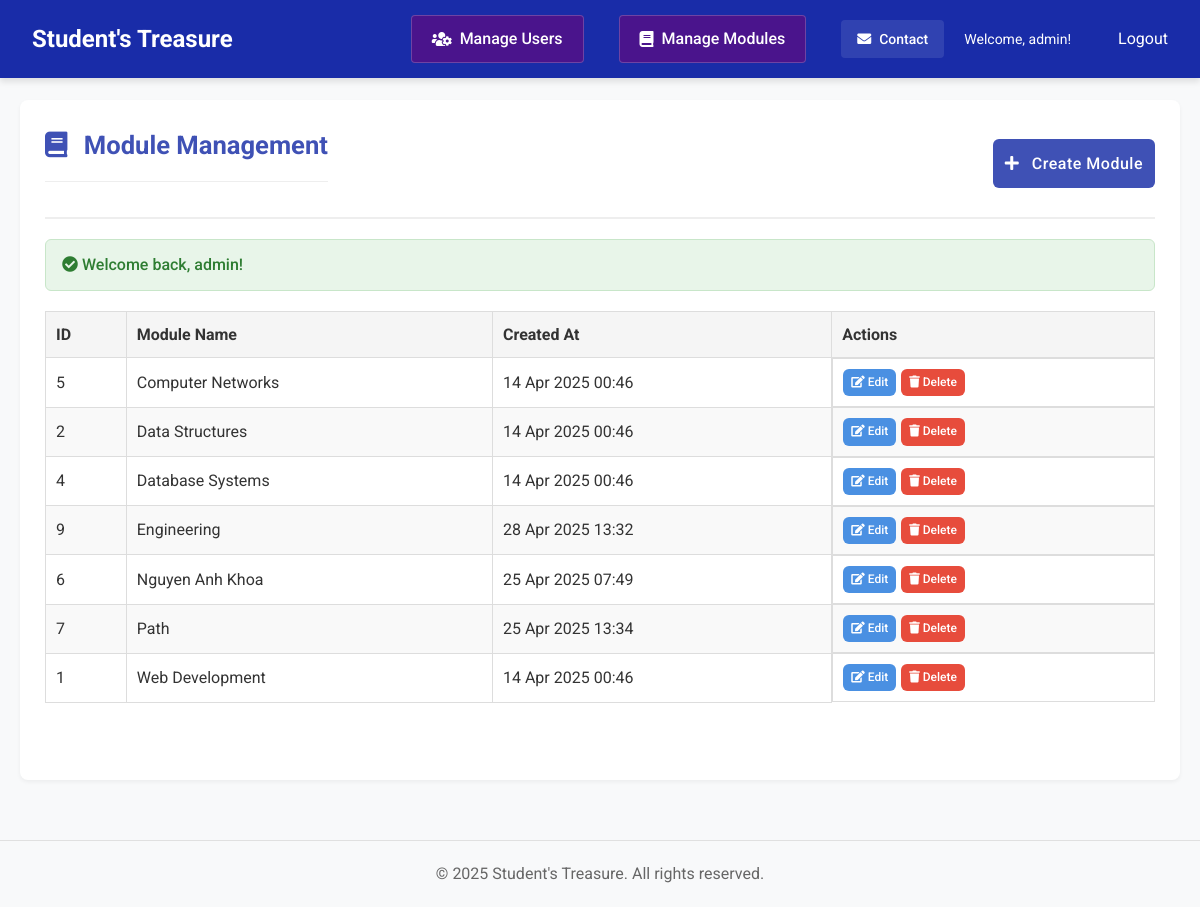
The app's page /index.php?action=modules (signed in) with its own data.
### tables this page shows
CREATE TABLE `modules` (
  `id` int(11) NOT NULL,
  `name` varchar(100) NOT NULL,
  `created_at` timestamp NOT NULL DEFAULT current_timestamp()
);

### app/views/admin/modules.php (called while the page is built, shortened)
<?php
include __DIR__ . '/../includes/header.php';
require_once __DIR__ . '/../../controllers/admin_controller.php';
include __DIR__ . '/../templates/modules_html.php';
include __DIR__ . '/../includes/footer.php'; ?>

### app/models/database_functions.php (called while the page is built, shortened)
<?php
class Module {
    public function getAllModules() {
        $pdo = connectDB();
        $stmt = $pdo->query("SELECT * FROM modules ORDER BY name");
        return $stmt->fetchAll();
    }
}
?>

### app/views/templates/modules_html.php (the view, shortened to what this page needs)
<div class="container main-container">
    <div class="content-area">
        <div class="admin-header">
            <h2 class="page-title"><i class="fas fa-book"></i> Module Management</h2>
            <div class="admin-actions">
                <a href="/Coursework/index.php?action=create_module" class="btn btn-primary">
                    <i class="fas fa-plus"></i> Create Module
                </a>
            </div>
        </div>
        <?php if (isset($_SESSION['success'])): ?>
            <div class="alert success">
                <i class="fas fa-check-circle"></i> <?= htmlspecialchars($_SESSION['success']) ?>
            </div>
        <?php endif; ?>
        <div class="table-responsive">
            <?php if (empty($modules)): ?>
                <div class="alert info"><i class="fas fa-info-circle"></i> No modules found. Create your first module!</div>
            <?php else: ?>
                <table class="data-table">
                    <thead>
                        <tr>
                            <th>ID</th>
                            <th>Module Name</th>
                            <th>Created At</th>
                            <th>Actions</th>
                        </tr>
                    </thead>
                    <tbody>
                        <?php foreach ($modules as $module): ?>
                            <tr>
                                <td><?= $module['id'] ?></td>
                                <td><?= htmlspecialchars($module['name']) ?></td>
                                <td><?= date('d M Y H:i', strtotime($module['created_at'])) ?></td>
                                <td class="action-buttons">
                                    <a href="/Coursework/index.php?action=edit_module&id=<?= $module['id'] ?>" class="btn btn-sm btn-edit">
                                        <i class="fas fa-edit"></i> Edit
                                    </a>
                                    <a href="/Coursework/index.php?action=delete_module&id=<?= $module['id'] ?>"
                                       class="btn btn-sm btn-delete"
                                       onclick="return confirm('Are you sure you want to delete this module? This will only work if no posts are associated with it.')">
                                        <i class="fas fa-trash"></i> Delete
                                    </a>
                                </td>
                            </tr>
                        <?php endforeach; ?>
                    </tbody>
                </table>
            <?php endif; ?>
        </div>
    </div>
</div>

### index.php (shortened to what this page needs)
<?php
include 'app/models/database_functions.php';
$action = $_POST['action'] ?? $_GET['action'] ?? '';
switch ($action) {
    case 'send_contact':
    case 'users':
    case 'create_user':
    case 'edit_user':
    case 'delete_user':
    case 'modules':
    case 'create_module':
    case 'edit_module':
    case 'delete_module':
        include 'app/controllers/admin_controller.php';
        exit;
        break;
}
include __DIR__ . '/app/views/includes/header.php';
?>
<?php include __DIR__ . '/app/views/includes/footer.php';?>

### app/controllers/admin_controller.php (shortened to what this page needs)
<?php
require_once __DIR__ . '/../models/database_functions.php';
class AdminController {
    public function listModules() {
        require_once __DIR__ . '/../models/database_functions.php';
        $moduleModel = new Module();
        $modules = $moduleModel->getAllModules();
        include __DIR__ . '/../views/admin/modules.php';
    }
}
$action = $_POST['action'] ?? $_GET['action'] ?? '';
$adminController = new AdminController();
switch ($action) {
    case 'modules':
        $adminController->listModules();
        break;
}

### app/views/includes/header.php (shortened to what this page needs)
<!DOCTYPE html>
<html lang="en">
<head>
    <link rel="stylesheet" href="/Coursework/assets/css/style.css">
    <link rel="stylesheet" href="https://cdnjs.cloudflare.com/ajax/libs/font-awesome/5.15.3/css/all.min.css">
</head>
<body>
    <header>
        <nav>
            <div class="nav-container">
                <h1>
                    <a style="color:white" href="/Coursework/index.php">Student's Treasure</a>
                </h1>
                <div class="nav-links">
                    <?php if (isset($_SESSION['user_id'])): ?>
                        <?php
                        $isAdmin = (isset($_SESSION['role']) && $_SESSION['role'] === 'admin') ||
                                 (isset($_SESSION['is_admin']) && $_SESSION['is_admin'] === 1);
                        if ($isAdmin):
                        ?>
                            <a href="/Coursework/index.php?action=users" class="nav-admin-btn">
                                <i class="fas fa-users-cog"></i> Manage Users
                            </a>
                            <a href="/Coursework/index.php?action=modules" class="nav-admin-btn">
                                <i class="fas fa-book"></i> Manage Modules
                            </a>
                        <?php endif; ?>
                        <a href="/Coursework/index.php?action=contact" class="nav-contact-btn">
                            <i class="fas fa-envelope"></i> Contact
                        </a>
                        <span class="welcome-message">Welcome, <?php echo htmlspecialchars($_SESSION['username']); ?>!</span>
                        <a href="/Coursework/app/controllers/auth_controller.php?action=logout">Logout</a>
                    <?php else: ?>
                        <a href="/Coursework/app/views/login.php">Login</a>
                        <a href="/Coursework/app/views/register.php">Register</a>
                    <?php endif; ?>
                </div>
            </div>
        </nav>
    </header>
</body>
</html>

### app/views/includes/footer.php
    <footer>
        <div class="container">
            <p>&copy; <?= date('Y') ?> Student's Treasure. All rights reserved.</p>
        </div>
    </footer>
</body>
</html>

### assets/css/style.css (style rules this page uses)
* { margin: 0; padding: 0; box-sizing: border-box; font-family: 'Roboto', 'Arial', sans-serif; }
body { background-color: #f8f9fa; color: #333333; line-height: 1.6; }
.container { width: 100%; max-width: 1200px; margin: 0 auto; padding: 0 15px; }
.main-container { display: flex; margin-top: 80px; min-height: calc(100vh - 80px); gap: 20px; padding: 20px; }
header { background-color: #192ca8; color: white; padding: 15px 0; box-shadow: 0 4px 6px rgba(0, 0, 0, 0.1); position: fixed; width: 100%; top: 0; z-index: 1000; }
.nav-container { display: flex; justify-content: space-between; align-items: center; padding: 0 20px; max-width: 1200px; margin: 0 auto; }
.nav-links { display: flex; gap: 20px; align-items: center; flex-wrap: wrap; }
.nav-contact-btn { display: inline-flex; align-items: center; background: rgba(255, 255, 255, 0.1); color: white; padding: 8px 16px; border-radius: 4px; text-decoration: none; font-size: 14px; font-weight: 500; transition: background-color 0.3s; }
.nav-contact-btn i { margin-right: 8px; font-size: 14px; }
.welcome-message { color: #fff; font-size: 14px; margin-right: 15px; }
a { color: white; padding: 8px 12px; border-radius: 4px; transition: background-color 0.3s; text-decoration: none; }
.content-area { flex: 1; padding: 25px; background-color: white; min-height: calc(100vh - 120px); border-radius: 8px; box-shadow: 0 2px 4px rgba(0, 0, 0, 0.05); }
.alert { padding: 12px 16px; border-radius: 6px; margin-bottom: 20px; font-weight: 500; }
.success { background-color: #e8f5e9; color: #2e7d32; border: 1px solid #c8e6c9; }
.btn { padding: 10px 18px; border: none; border-radius: 6px; cursor: pointer; font-weight: 500; transition: all 0.3s; display: inline-block; }
.btn-primary { background-color: #3f51b5; color: white; width: 100%; padding: 12px; font-size: 16px; letter-spacing: 0.5px; }
.btn-primary i { margin-right: 8px; }
footer { background-color: #f8f9fa; padding: 20px 0; border-top: 1px solid #e0e0e0; text-align: center; color: #666; margin-top: 40px; }
.page-title { font-size: 1.6rem; margin-bottom: 20px; color: #3f51b5; padding-bottom: 15px; border-bottom: 1px solid #eee; }
.page-title i { margin-right: 10px; }
.btn-sm { padding: 4px 8px; font-size: 0.875rem; }
.nav-admin-btn { background-color: #4a148c; color: white !important; padding: 10px 20px; border-radius: 4px; display: inline-flex; align-items: center; gap: 8px; font-weight: 500; transition: all 0.3s ease; text-decoration: none; margin-right: 15px; border: 1px solid rgba(255, 255, 255, 0.2); }
.nav-admin-btn i { font-size: 16px; color: white; }
.admin-actions { display: flex; gap: 10px; align-items: center; }
.btn-delete { background-color: #dc3545; color: white; }
.btn-edit { background-color: #4caf50; color: white; }
.admin-header { display: flex; justify-content: space-between; align-items: center; margin-bottom: 30px; padding-bottom: 15px; border-bottom: 2px solid #eee; }
.admin-header { display: flex; justify-content: space-between; align-items: center; margin-bottom: 20px; }
.admin-actions { display: flex; gap: 10px; }
.data-table { width: 100%; border-collapse: collapse; margin-top: 20px; }
.data-table th, .data-table td { padding: 10px; border: 1px solid #ddd; text-align: left; }
.data-table th { background-color: #f5f5f5; font-weight: bold; }
.data-table tr:nth-child(even) { background-color: #f9f9f9; }
.action-buttons { display: flex; gap: 5px; }
.btn-sm { padding: 4px 8px; font-size: 12px; }
.btn-edit { background-color: #4a90e2; color: white; }
.btn-delete { background-color: #e74c3c; color: white; }

### records on screen
modules: id "5", name "Computer Networks", created_at "14 Apr 2025 00:46"
modules: id "2", name "Data Structures", created_at "14 Apr 2025 00:46"
modules: id "4", name "Database Systems", created_at "14 Apr 2025 00:46"
modules: id "9", name "Engineering", created_at "28 Apr 2025 13:32"
modules: id "6", name "Nguyen Anh Khoa", created_at "25 Apr 2025 07:49"
modules: id "7", name "Path", created_at "25 Apr 2025 13:34"
modules: id "1", name "Web Development", created_at "14 Apr 2025 00:46"

### other values on screen
$_SESSION['username'] "admin"
$_SESSION['success'] "Welcome back, admin!"
